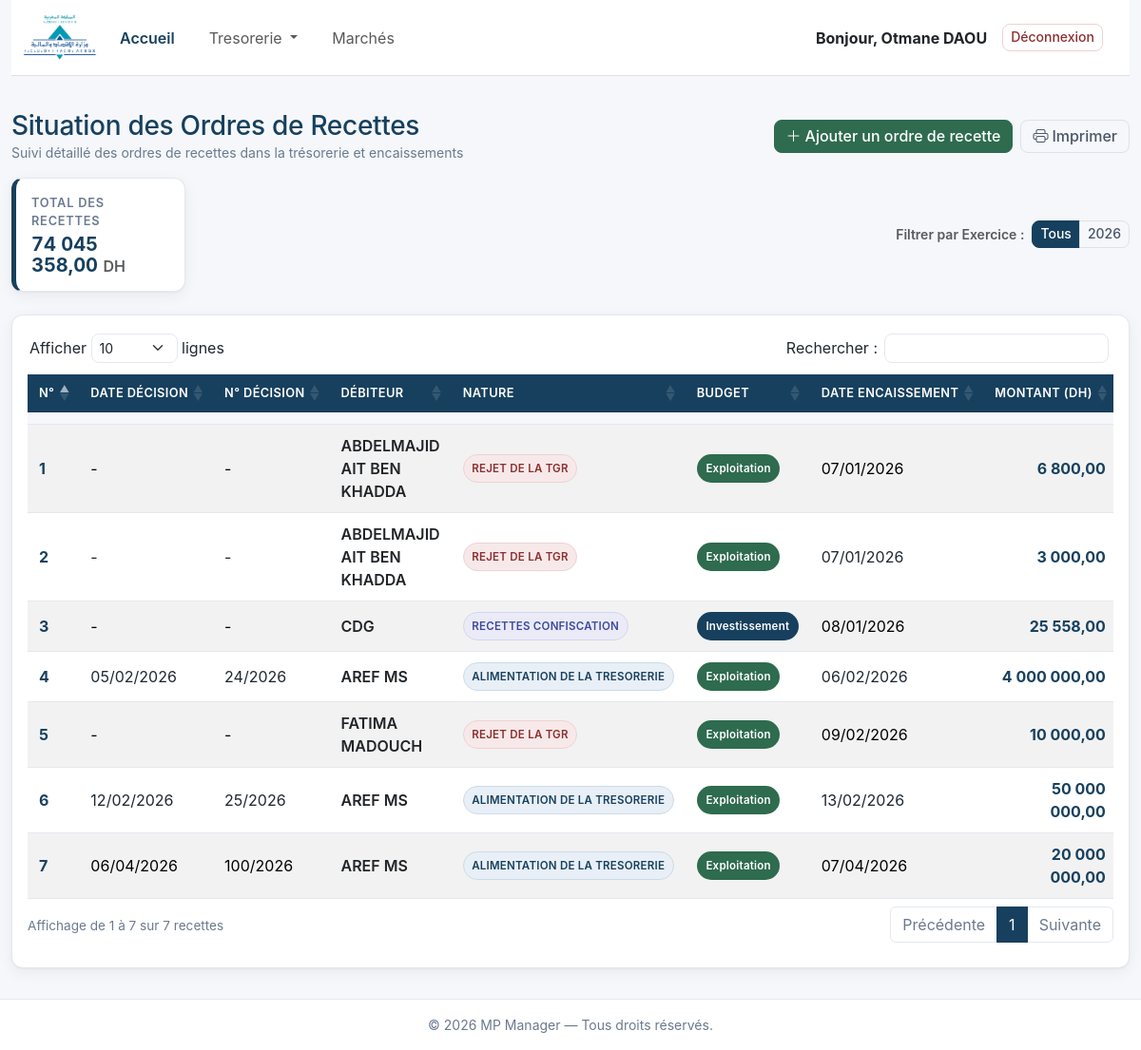
Page /TR/tresorerie/situation-recettes/ (signed in) on the committed database.
### tresorerie/models.py (models this page shows, shortened)
class OrdreRecette(HorodatageMixin):
    class Nature(models.TextChoices):
        ALIMENTATION = "ALIMENTATION DE LA TRESORERIE", "Alimentation de la trésorerie"
        CONFISCATION = "RECETTES CONFISCATION", "Recettes confiscation"
        PENALITES = "PENALITES DE RETARD", "Pénalités de retard"
        REJET_TGR = "REJET DE LA TGR", "Rejet de la TGR"
    class TypeBudget(models.TextChoices):
        EXPLOITATION = "EXPLOITATION", "Exploitation"
        INVESTISSEMENT = "INVESTISSEMENT", "Investissement"
    class Etat(models.TextChoices):
        NON_ETABLI = "NON ETABLI", "Non établi"
        ETABLI = "ETABLI", "Établi"
    exercice = models.PositiveSmallIntegerField(
        verbose_name="Exercice budgétaire",
        help_text="Année de l'exercice (ex: 2026)",
    )
    num_ordre = models.PositiveIntegerField(
        verbose_name="N° d'ordre de recette",
    )
    date_decision = models.DateField(
        null=True,
        blank=True,
        verbose_name="Date de décision",
    )
    num_decision = models.CharField(
        max_length=100,
        blank=True,
        verbose_name="N° de décision",
    )
    debiteur = models.CharField(
        max_length=255,
        verbose_name="Débiteur",
    )
    nature = models.CharField(
        max_length=50,
        choices=Nature.choices,
        verbose_name="Nature",
    )
    budget = models.CharField(
        max_length=20,
        choices=TypeBudget.choices,
        verbose_name="Budget",
    )
    date_encaissement = models.DateField(
        null=True,
        blank=True,
        verbose_name="Date d'encaissement",
    )
    montant = models.DecimalField(
        max_digits=14,
        decimal_places=2,
        verbose_name="Montant (DH)",
    )
    etat = models.CharField(
        max_length=20,
        choices=Etat.choices,
        default=Etat.NON_ETABLI,
        verbose_name="État",
    )
    observation = models.TextField(
        blank=True,
        verbose_name="Observation / Notes",
    )
    class Meta:
        verbose_name = "Ordre de Recette"
        verbose_name_plural = "Ordres de Recette"
        ordering = ["-exercice", "num_ordre"]
        indexes = [
            models.Index(fields=["exercice", "num_ordre"]),
        ]

### tresorerie/views.py (the view, shortened to what this page needs)
class SituationRecettesView(TemplateView):
    template_name = "tr_tableau/situation_recettes.html"
    def get_context_data(self, **kwargs):
        context = super().get_context_data(**kwargs)
        exercice_param = self.request.GET.get("exercice")
        recettes_qs = OrdreRecette.objects.all()
        exercices_disponibles = set(
            list(OrdreRecette.objects.values_list("exercice", flat=True).distinct())
        )
        exercice_actuel = None
        if exercice_param:
            try:
                exercice_actuel = int(exercice_param)
                recettes_qs = recettes_qs.filter(exercice=exercice_actuel)
            except ValueError:
                pass
        total_recettes = (
            recettes_qs.aggregate(
                total=Coalesce(Sum("montant"), Decimal("0.00"))
            )["total"]
        )
        context.update({
            "recettes_list": recettes_qs,
            "total_recettes": total_recettes,
            "exercices_disponibles": exercices_disponibles,
            "exercice_actuel": exercice_actuel,
            "recette_form": OrdreRecetteForm(),
        })
        return context

### tresorerie/templatetags/ui_extras.py (called while the page is built)
@register.filter
def budget_badge(value):
    return _BUDGET_BADGES.get(value or "", _DEFAULT_BADGE)

@register.filter
def nature_badge(value):
    return _NATURE_BADGES.get(value or "", _DEFAULT_BADGE)

@register.filter
def etat_recette_badge(value):
    return _ETAT_RECETTE_BADGES.get(value or "", _DEFAULT_BADGE)

@register.filter
def format_montant(value):
    if value is None or value == "":
        return "-"
    try:
        val = float(value)
        if val == 0:
            return "0,00"
        return f"{val:,.2f}".replace(",", " ").replace(".", ",")
    except (ValueError, TypeError):
        return value

### templates/tr_tableau/situation_recettes.html (shortened to what this page needs)
{% extends "base.html" %}
{% load static %}
{% load ui_extras %}
{% load l10n %}
{% block extra_css %}
<link rel="stylesheet" type="text/css" href="{% static 'vendor/datatables/dataTables.bootstrap5.min.css' %}">
{% endblock %}
{% block content %}
    <div class="d-flex justify-content-between align-items-center flex-wrap gap-2 mb-3">
        <div>
            <h1 class="h3 mb-0 text-mp-blue">Situation des Ordres de Recettes</h1>
            <p class="text-muted-soft small mb-0">Suivi détaillé des ordres de recettes dans la trésorerie et encaissements</p>
        </div>
        <div class="d-flex align-items-center gap-2 flex-wrap">
            <button type="button" class="btn btn-matte-success" onclick="openAddRecetteModal()">
                <i class="bi bi-plus-lg me-1"></i>Ajouter un ordre de recette
            </button>
            <button type="button" class="btn btn-outline-secondary" onclick="window.print()">
                <i class="bi bi-printer me-1"></i>Imprimer
            </button>
        </div>
    </div>
    <div class="row g-3 align-items-center mb-4">
        <div class="col-md-3 col-lg-2">
            <div class="recette-kpi-card d-flex align-items-center justify-content-between">
                <div>
                    <div class="recette-kpi-label mb-1">
                        Total des recettes {% if exercice_actuel %}(Exercice {{ exercice_actuel }}){% endif %}
                    </div>
                    <div class="recette-kpi-amount">
                        {{ total_recettes|format_montant }} <span class="fs-6 fw-semibold text-muted">DH</span>
                    </div>
                </div>
            </div>
        </div>
        <div class="col-md-9 col-lg-10 d-flex justify-content-md-end align-items-center gap-2 flex-wrap">
            <span class="small fw-semibold text-muted">Filtrer par Exercice :</span>
            <div class="btn-group btn-group-sm" role="group" aria-label="Filtre exercice">
                <a href="{% url 'situation_recettes' %}" class="btn {% if not exercice_actuel %}btn-matte-primary{% else %}btn-outline-secondary{% endif %}">
                    Tous
                </a>
                {% for ex in exercices_disponibles %}
                <a href="?exercice={{ ex }}" class="btn {% if exercice_actuel == ex %}btn-matte-primary{% else %}btn-outline-secondary{% endif %}">
                    {{ ex }}
                </a>
                {% endfor %}
            </div>
        </div>
    </div>
    <div class="table-card">
        <div class="table-responsive">
            <table id="recettesTable" class="table table-striped table-hover align-middle">
                <thead>
                    <tr>
                        <th style="width: 60px;">N°</th>
                        <th>Date Décision</th>
                        <th>N° Décision</th>
                        <th>Débiteur</th>
                        <th>Nature</th>
                        <th>Budget</th>
                        <th>Date Encaissement</th>
                        <th class="text-end">Montant (DH)</th>
                    </tr>
                    <tr class="filters">
                        <th data-placeholder="N°"></th>
                        <th data-placeholder="Date"></th>
                        <th data-placeholder="N° Décision"></th>
                        <th data-placeholder="Débiteur"></th>
                        <th data-placeholder="Nature"></th>
                        <th data-placeholder="Budget"></th>
                        <th data-placeholder="Encaissement"></th>
                        <th data-placeholder="Montant"></th>
                    </tr>
                </thead>
                <tbody>
                    {% for recette in recettes_list %}
                    <tr>
                        <td class="fw-bold text-mp-blue">{{ recette.num_ordre }}</td>
                        <td>{{ recette.date_decision|date:"d/m/Y"|default:"-" }}</td>
                        <td>{{ recette.num_decision|default:"-" }}</td>
                        <td class="fw-semibold text-dark">{{ recette.debiteur }}</td>
                        <td>
                            <span class="badge-matte {{ recette.nature|nature_badge }}" title="{{ recette.nature }}">
                                {{ recette.nature }}
                            </span>
                        </td>
                        <td>
                            <span class="badge-matte {{ recette.budget|budget_badge }}" title="{{ recette.get_budget_display }}">
                                {{ recette.get_budget_display }}
                            </span>
                        </td>
                        <td>{{ recette.date_encaissement|date:"d/m/Y"|default:"-" }}</td>
                        <td class="text-end fw-bold text-mp-blue">
                            {{ recette.montant|format_montant }}
                        </td>
                    </tr>
                    {% empty %}
                    <tr>
                        <td colspan="10" class="text-center text-muted-soft py-4">
                            <i class="bi bi-inbox me-1"></i>Aucun ordre de recette enregistré pour le moment.
                        </td>
                    </tr>
                    {% endfor %}
                </tbody>
            </table>
        </div>
    </div>
{% endblock %}

### templates/parts/navbar.html (shortened to what this page needs)
{% load static %}
<div class="container-fluid">
<nav class="navbar navbar-expand-lg navbar-light" style="margin-bottom: 20px; height: 80px; background-color: #ffffff; border-bottom: 1px solid #e0e0e0; padding: 0;">
  <div class="container-fluid">
    <a class="navbar-brand me-3" href="{% url 'index' %}">
      <img src="{% static 'IMAGE/fin_logo.png' %}" alt="Logo" height="78px" style="width: auto;">
    </a>
    <div class="collapse navbar-collapse" id="navbarNavDropdown">
      <ul class="navbar-nav me-auto">
        {% if user.is_authenticated %}
          <li class="nav-item">
            <a class="nav-link active" aria-current="page" href="{% url 'index' %}">Accueil</a>
          </li>
          <li class="nav-item dropdown">
            <a class="nav-link dropdown-toggle" href="" id="navbarDropdownMenuLink" role="button" data-bs-toggle="dropdown" aria-expanded="false">
              Tresorerie
            </a>
          </li>
          <li class="nav-item">
            <a class="nav-link" href="{% url 'tableau_marche' %}">Marchés</a>
          </li>
        {% endif %}
      </ul>
      {% if user.is_authenticated %}
      <div class="d-flex align-items-center ms-auto gap-3 pe-3">
          <span class="navbar-text text-dark fw-bold mb-0">
              Bonjour, {{ user.first_name|title }} {{ user.last_name|upper }}
          </span>
          <form method="post" action="{% url 'logout' %}" class="m-0">
              <button type="submit" class="btn btn-outline-danger btn-sm">
                  Déconnexion
              </button>
          </form>
      </div>
      {% endif %}
    </div>
  </div>
</nav>
</div>

### MP_Manager/static/CSS/style.css (style rules this page uses)
:root { --mp-blue: #17405E; --mp-blue-600: #1E5A82; --mp-blue-dark: #123449; --mp-green: #2E6B4F; --mp-green-600: #3B7D5C; --mp-green-dark: #24543E; --mp-teal: #2A6F73; --mp-slate: #4A5568; --mp-bg: #F5F7FA; --mp-border: #E3E8EF; --mp-text: #1F2933; --mp-muted: #6B7A8F; }
body { font-family: "Inter", system-ui, -apple-system, "Segoe UI", Roboto, Arial, sans-serif; background-color: var(--mp-bg); color: var(--mp-text); }
h1, h2, h3, h4, h5 { letter-spacing: -0.01em; }
.text-mp-blue { color: var(--mp-blue) !important; }
.text-muted-soft { color: var(--mp-muted) !important; }
.navbar .nav-link.active { color: var(--mp-blue); font-weight: 600; }
nav { background-color: #333; color: #fff; padding: 10px; }
nav ul { list-style-type: none; margin: 0; padding: 0; display: flex; }
nav ul li { margin-right: 20px; }
nav ul li a { color: #fff; text-decoration: none; }
.table-card { background-color: #ffffff; border: 1px solid var(--mp-border); border-radius: 0.75rem; box-shadow: 0 1px 2px rgba(16, 24, 40, 0.04), 0 4px 16px rgba(16, 24, 40, 0.06); padding: 1rem; margin-bottom: 1rem; overflow: hidden; }
.table { width: 100%; border-collapse: collapse; margin-bottom: 0.75rem; background-color: #ffffff; --bs-table-color: var(--mp-text); --bs-table-bg: #ffffff; --bs-table-border-color: var(--mp-border); --bs-table-striped-bg: #f8f9fa; --bs-table-hover-bg: #eef5fb; }
.table th, .table td { padding: 10px 12px; text-align: left; border-color: var(--mp-border); }
.table thead th { background-color: var(--mp-blue); color: #ffffff; font-weight: 600; font-size: 0.8rem; text-transform: uppercase; letter-spacing: 0.03em; border-color: #16374f; white-space: nowrap; vertical-align: middle; }
.table thead { --bs-table-color: #ffffff; --bs-table-bg: var(--mp-blue); --bs-table-border-color: #16374f; }
.table tbody tr:nth-child(even) { background-color: #f8f9fa; }
.table thead tr.filters th { background-color: var(--mp-bg); background-image: none; color: var(--mp-text); --bs-table-bg: var(--mp-bg); --bs-table-color: var(--mp-text); text-transform: none; letter-spacing: normal; border-bottom: 1px solid var(--mp-border); padding: 6px 8px; }
.btn-matte-primary { background-color: var(--mp-blue); border-color: var(--mp-blue); color: #ffffff; }
.btn-matte-success { background-color: var(--mp-green); border-color: var(--mp-green); color: #ffffff; }
.badge-matte { display: inline-flex; align-items: center; font-weight: 600; font-size: 0.72rem; letter-spacing: 0.02em; padding: 0.45em 0.75em; border-radius: 50rem; border: 1px solid transparent; white-space: nowrap; }
.badge-matte-blue { background-color: #E8EFF6; color: #17405E; border-color: #CBDBE9; }
.badge-matte-indigo { background-color: #EAEBF7; color: #3E4A9C; border-color: #D3D6EE; }
.badge-matte-red { background-color: #F7E9E9; color: #8C2F2F; border-color: #EED2D2; }
.badge-matte-green-solid { background-color: var(--mp-green); color: #ffffff; }
.badge-matte-blue-solid { background-color: var(--mp-blue); color: #ffffff; }
.btn { border-radius: 0.5rem; font-weight: 500; line-height: 1.35; transition: color 0.15s ease, background-color 0.15s ease, border-color 0.15s ease, box-shadow 0.15s ease; }
.btn-outline-secondary { color: var(--mp-slate); border-color: #DCE2EA; }
.btn-outline-danger { color: #8C2F2F; border-color: #EED2D2; }

### templates/tr_tableau/situation_recettes.html (style rules this page uses)
.recette-kpi-card { background: #ffffff; border: 1px solid var(--mp-border); border-left: 5px solid var(--mp-blue); border-radius: 0.75rem; box-shadow: 0 1px 2px rgba(16, 24, 40, 0.04), 0 4px 16px rgba(16, 24, 40, 0.06); padding: 1rem; transition: transform 0.15s ease, box-shadow 0.15s ease; }
.recette-kpi-amount { font-size: 1.25rem; font-weight: 700; color: var(--mp-blue); line-height: 1.1; font-variant-numeric: tabular-nums; }
.recette-kpi-label { font-size: 0.8rem; font-weight: 600; text-transform: uppercase; letter-spacing: 0.06em; color: var(--mp-muted); }

### rows in the picture
OrdreRecette: num_ordre "1", date_decision "-", num_decision "-", debiteur "ABDELMAJID AIT BEN KHADDA", nature "REJET DE LA TGR", budget "Exploitation", date_encaissement "07/01/2026", montant "6 800,00"
OrdreRecette: num_ordre "2", date_decision "-", num_decision "-", debiteur "ABDELMAJID AIT BEN KHADDA", nature "REJET DE LA TGR", budget "Exploitation", date_encaissement "07/01/2026", montant "3 000,00"
OrdreRecette: num_ordre "3", date_decision "-", num_decision "-", debiteur "CDG", nature "RECETTES CONFISCATION", budget "Investissement", date_encaissement "08/01/2026", montant "25 558,00"
OrdreRecette: num_ordre "4", date_decision "05/02/2026", num_decision "24/2026", debiteur "AREF MS", nature "ALIMENTATION DE LA TRESORERIE", budget "Exploitation", date_encaissement "06/02/2026", montant "4 000 000,00"
OrdreRecette: num_ordre "5", date_decision "-", num_decision "-", debiteur "FATIMA MADOUCH", nature "REJET DE LA TGR", budget "Exploitation", date_encaissement "09/02/2026", montant "10 000,00"
OrdreRecette: num_ordre "6", date_decision "12/02/2026", num_decision "25/2026", debiteur "AREF MS", nature "ALIMENTATION DE LA TRESORERIE", budget "Exploitation", date_encaissement "13/02/2026", montant "50 000 000,00"
OrdreRecette: num_ordre "7", date_decision "06/04/2026", num_decision "100/2026", debiteur "AREF MS", nature "ALIMENTATION DE LA TRESORERIE", budget "Exploitation", date_encaissement "07/04/2026", montant "20 000 000,00"

### other values in the picture
{{ user.first_name|title }} "Otmane"
{{ user.last_name|upper }} "DAOU"
{{ total_recettes|format_montant }} "74 045 358,00"
{{ ex }} "2026"
